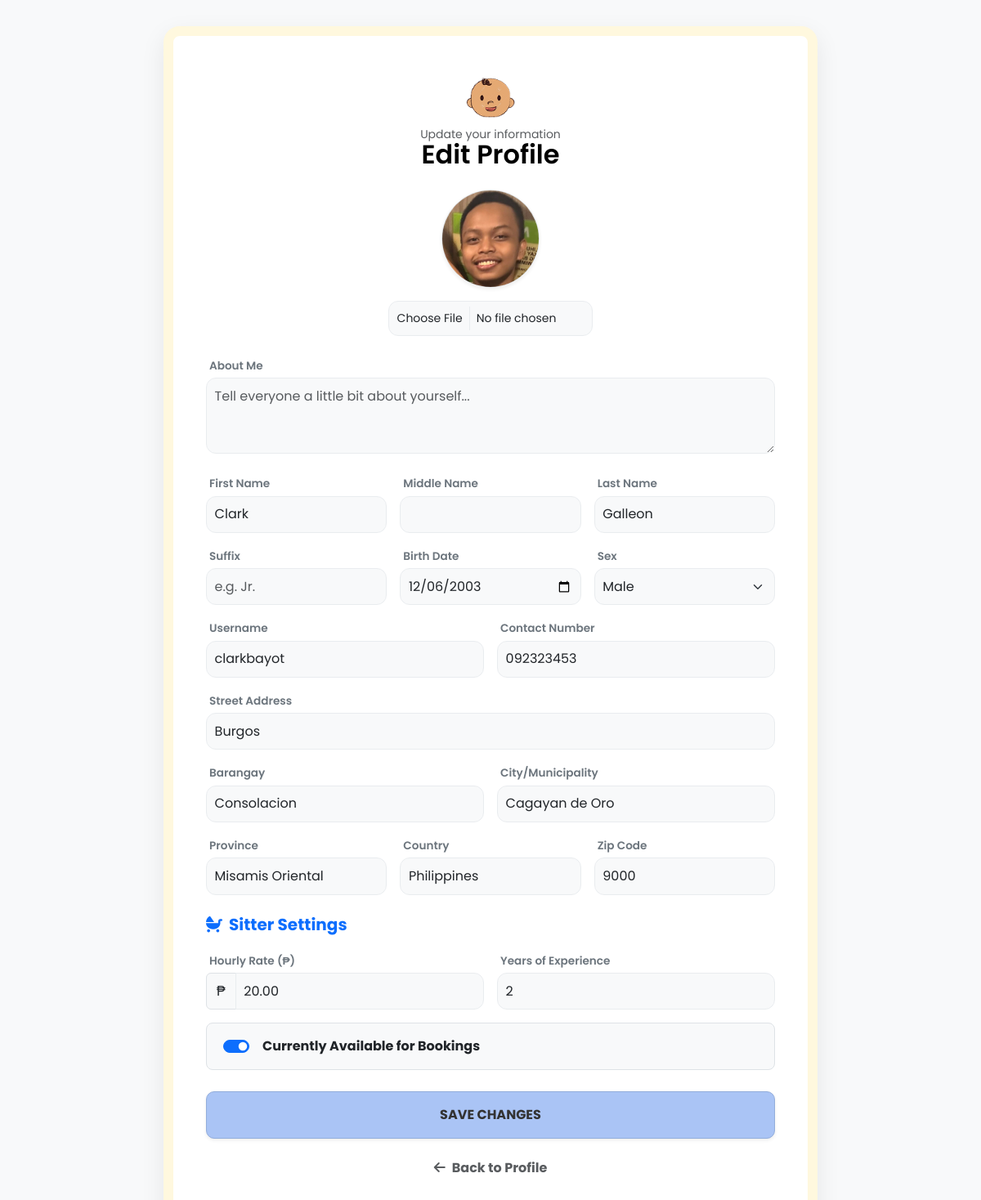
Page /public/editProfile.php (signed in) on the committed database.
### tables this page shows
CREATE TABLE `users` (
  `id` int(11) NOT NULL,
  `uuid` char(36) NOT NULL,
  `firstName` varchar(100) NOT NULL,
  `middleName` varchar(100) DEFAULT NULL,
  `lastName` varchar(100) NOT NULL,
  `bio` text DEFAULT NULL,
  `suffix` varchar(10) DEFAULT NULL,
  `birthDate` date NOT NULL,
  `sex` enum('male','female','other') NOT NULL,
  `role` enum('guardian','sitter','admin') NOT NULL DEFAULT 'guardian',
  `contactNumber` varchar(20) NOT NULL,
  `emailAddress` varchar(150) NOT NULL,
  `username` varchar(100) NOT NULL,
  `password` varchar(255) NOT NULL,
  `streetAddress` varchar(255) NOT NULL,
  `barangay` varchar(255) NOT NULL,
  `cityMunicipality` varchar(255) NOT NULL,
  `province` varchar(255) NOT NULL,
  `country` varchar(255) NOT NULL,
  `zipCode` char(10) NOT NULL,
  `dateCreated` timestamp NOT NULL DEFAULT current_timestamp(),
  `profilePic` varchar(255) NOT NULL DEFAULT 'default.jpg',
  `isActive` tinyint(1) NOT NULL DEFAULT 1,
  `deactivatedAt` datetime DEFAULT NULL,
  `deletedAt` datetime DEFAULT NULL,
  `createdAt` datetime DEFAULT current_timestamp()
);

CREATE TABLE `sitters` (
  `sitterID` int(11) NOT NULL,
  `uuid` char(36) NOT NULL,
  `userID` int(11) NOT NULL,
  `hourlyRate` decimal(10,2) NOT NULL DEFAULT 0.00,
  `experience` int(11) NOT NULL DEFAULT 0,
  `acceptedAges` varchar(255) DEFAULT NULL,
  `isAvailable` tinyint(1) NOT NULL DEFAULT 1,
  `ratingAverage` decimal(3,2) DEFAULT NULL,
  `verificationStatus` enum('pending','verified','rejected') NOT NULL DEFAULT 'pending',
  `createdAt` timestamp NOT NULL DEFAULT current_timestamp(),
  `allowedAges` varchar(255) DEFAULT 'Baby, Toddler, Child, Kid'
);

### public/editProfile.php (the view, shortened to what this page needs)
<?php
require_once __DIR__ . '/../app/middleware/auth.php';
$userId = $_SESSION['user_id'] ?? null;
$stmt = $conn->prepare("SELECT * FROM users WHERE id = ? LIMIT 1");
$stmt->bind_param("i", $userId);
$stmt->execute();
$user = $stmt->get_result()->fetch_assoc() ?? [];
$role = $user['role'] ?? 'guardian';
$sitterStmt = $conn->prepare("
    SELECT sitterID, verificationStatus, hourlyRate, experience, isAvailable
    FROM sitters
    WHERE userID = ?
    LIMIT 1
");
$sitterStmt->bind_param("i", $userId);
$sitterStmt->execute();
$sitterData = $sitterStmt->get_result()->fetch_assoc();
$isSitter = !empty($sitterData);
$isVerifiedSitter = $isSitter && $sitterData['verificationStatus'] === 'verified';
$backLink = ($role === 'sitter') ? 'profile.php' : 'profile.php';
?>
<!DOCTYPE html>
<html lang="en">
<head>
    <link href="https://cdnjs.cloudflare.com/ajax/libs/font-awesome/6.5.1/css/all.min.css" rel="stylesheet">
    <link href="https://cdn.jsdelivr.net/npm/bootstrap@5.3.3/dist/css/bootstrap.min.css" rel="stylesheet">
    <link rel="stylesheet" href="/Pampeers/public/css/register.css">
</head>
<body style="background-color: #f8f9fa;">
<div class="container d-flex justify-content-center align-items-center min-vh-100">
    <div class="signup-panel w-100">
        <div class="text-center mb-4">
            <img src="/Pampeers/app/uploads/pampeerlogo.png" alt="Logo" style="width: 70px;">
            <p class="small text-muted mb-0">Update your information</p>
            <h1 class="brand-name" style="font-size: 2rem; font-family: 'Poppins', sans-serif; font-weight: 600;">Edit Profile</h1>
        </div>
        <form action="/Pampeers/app/controllers/user/updateProfile.php"
              method="POST"
              enctype="multipart/form-data"
              class="row g-3">
            <div class="col-12 text-center mb-2">
                <img src="/Pampeers/app/uploads/profiles/<?= htmlspecialchars($user['profilePic'] ?? 'default.jpg') ?>"
                     class="rounded-circle shadow-sm border mb-3"
                     style="width:120px;height:120px;object-fit:cover;">
                <div class="d-flex justify-content-center">
                    <input type="file" name="profilePic" class="form-control form-control-sm" style="max-width: 250px;">
                </div>
            </div>
            <div class="col-12 mb-2">
                <label class="form-label">About Me</label>
                <textarea name="bio" class="form-control" rows="3" placeholder="Tell everyone a little bit about yourself..."><?= htmlspecialchars($user['bio'] ?? '') ?></textarea>
            </div>
            <div class="col-md-4">
                <label class="form-label">First Name</label>
                <input type="text" name="firstName" class="form-control" value="<?= htmlspecialchars($user['firstName'] ?? '') ?>" required>
            </div>
            <div class="col-md-4">
                <label class="form-label">Middle Name</label>
                <input type="text" name="middleName" class="form-control" value="<?= htmlspecialchars($user['middleName'] ?? '') ?>">
            </div>
            <div class="col-md-4">
                <label class="form-label">Last Name</label>
                <input type="text" name="lastName" class="form-control" value="<?= htmlspecialchars($user['lastName'] ?? '') ?>" required>
            </div>
            <div class="col-md-4">
                <label class="form-label">Suffix</label>
                <input type="text" name="suffix" class="form-control" placeholder="e.g. Jr." value="<?= htmlspecialchars($user['suffix'] ?? '') ?>">
            </div>
            <div class="col-md-4">
                <label class="form-label">Birth Date</label>
                <input type="date" name="birthDate" class="form-control" value="<?= htmlspecialchars($user['birthDate'] ?? '') ?>" required>
            </div>
            <div class="col-md-4">
                <label class="form-label">Sex</label>
                <select name="sex" class="form-select">
                    <option value="male" <?= ($user['sex'] ?? '') === 'male' ? 'selected' : '' ?>>Male</option>
                </select>
            </div>
            <div class="col-md-6">
                <label class="form-label">Username</label>
                <input type="text" name="username" class="form-control" value="<?= htmlspecialchars($user['username'] ?? '') ?>" required>
            </div>
            <div class="col-md-6">
                <label class="form-label">Contact Number</label>
                <input type="text" name="contactNumber" class="form-control" value="<?= htmlspecialchars($user['contactNumber'] ?? '') ?>" required>
            </div>
            <div class="col-md-12">
                <label class="form-label">Street Address</label>
                <input type="text" name="streetAddress" class="form-control" value="<?= htmlspecialchars($user['streetAddress'] ?? '') ?>">
            </div>
            <div class="col-md-6">
                <label class="form-label">Barangay</label>
                <input type="text" name="barangay" class="form-control" value="<?= htmlspecialchars($user['barangay'] ?? '') ?>">
            </div>
            <div class="col-md-6">
                <label class="form-label">City/Municipality</label>
                <input type="text" name="cityMunicipality" class="form-control" value="<?= htmlspecialchars($user['cityMunicipality'] ?? '') ?>" required>
            </div>
            <div class="col-md-4">
                <label class="form-label">Province</label>
                <input type="text" name="province" class="form-control" value="<?= htmlspecialchars($user['province'] ?? '') ?>">
            </div>
            <div class="col-md-4">
                <label class="form-label">Country</label>
                <input type="text" name="country" class="form-control" value="<?= htmlspecialchars($user['country'] ?? '') ?>">
            </div>
            <div class="col-md-4">
                <label class="form-label">Zip Code</label>
                <input type="text" name="zipCode" class="form-control" value="<?= htmlspecialchars($user['zipCode'] ?? '') ?>">
            </div>
            <?php if ($isVerifiedSitter): ?>
                <div class="col-12 mt-4 mb-1">
                    <h5 class="fw-bold text-primary m-0" style="font-family: 'Poppins', sans-serif;"><i class="fa-solid fa-baby-carriage me-2"></i>Sitter Settings</h5>
                </div>
                <div class="col-md-6">
                    <label class="form-label">Hourly Rate (₱)</label>
                    <div class="input-group">
                        <span class="input-group-text bg-light">₱</span>
                        <input type="number" step="0.01" name="hourlyRate" class="form-control" value="<?= htmlspecialchars($sitterData['hourlyRate'] ?? '0.00') ?>">
                    </div>
                </div>
                <div class="col-md-6">
                    <label class="form-label">Years of Experience</label>
                    <input type="number" name="experience" class="form-control" value="<?= htmlspecialchars($sitterData['experience'] ?? '0') ?>">
                </div>
                <div class="col-12 mt-3">
                    <div class="form-check form-switch bg-light p-3 rounded-3 border">
                        <input class="form-check-input ms-1 me-3" type="checkbox" name="isAvailable" id="availSwitch" <?= ($sitterData['isAvailable']) ? 'checked' : '' ?>>
                        <label class="form-check-label fw-bold" for="availSwitch">Currently Available for Bookings</label>
                    </div>
                </div>
            <?php endif; ?>
            <div class="col-12 mt-4">
                <button type="submit" class="btn btn-primary w-100 py-3 fw-bold shadow-sm" style="border-radius: 10px;">SAVE CHANGES</button>
            </div>
        </form>
        <div class="text-center mt-4">
            <a href="/Pampeers/public/<?= $backLink ?>" class="text-decoration-none text-muted fw-bold"><i class="fa-solid fa-arrow-left me-2"></i>Back to Profile</a>
        </div>
    </div>
</div>
</body>
</html>

### public/css/register.css (style rules this page uses)
body { font-family: 'Poppins', sans-serif; background-color: #FFFDF7; margin: 0; }
.signup-panel { background-color: #FFFDF7; padding: 2.5rem; border-radius: 40px; border: 0.75rem solid #FFF8DE; box-shadow: 10px 0px 10px rgba(0,0,0,0.2); max-width: 750px; width: 95%; margin: 7rem auto; }
.brand-name { font-family: 'Ribeye', cursive; font-size: 2.5rem; color: #000; margin-top: -5px; }
.form-label { font-weight: 500; font-size: 0.9rem; color: #444; margin-bottom: 4px; }
.form-control, .form-select { border-radius: 12px; border: 1.5px solid #bababa; padding: 0.6rem; background-color: transparent; }
.btn-primary { width: 100%; font-weight: bold; background-color: #AAC4F5; border: 1px solid #92addb; color: #333; border-radius: 12px; padding: 0.8rem; box-shadow: 0 4px 0 #92addb; transition: all 0.2s ease; }

### public/editProfile.php (style rules this page uses)
.signup-panel { max-width: 800px; margin-top: 2rem; margin-bottom: 2rem; padding: 40px; background: #fff; border-radius: 20px; box-shadow: 0 10px 30px rgba(0,0,0,0.08); }
.form-label { font-size: 0.85rem; font-weight: 600; color: #6c757d; margin-bottom: 0.25rem; margin-left: 0.25rem; }
.form-control, .form-select { background-color: #f8f9fa; border: 1px solid #e9ecef; }

### rows in the picture
users: profilePic (placeholder picture), firstName "Clark", lastName "Galleon", birthDate "12/06/2003", sex "Male", username "clarkbayot", contactNumber "092323453", streetAddress "Burgos", barangay "Consolacion", cityMunicipality "Cagayan de Oro", province "Misamis Oriental", country "Philippines", zipCode "9000"
sitters: hourlyRate "20.00", experience "2", isAvailable "☑"
